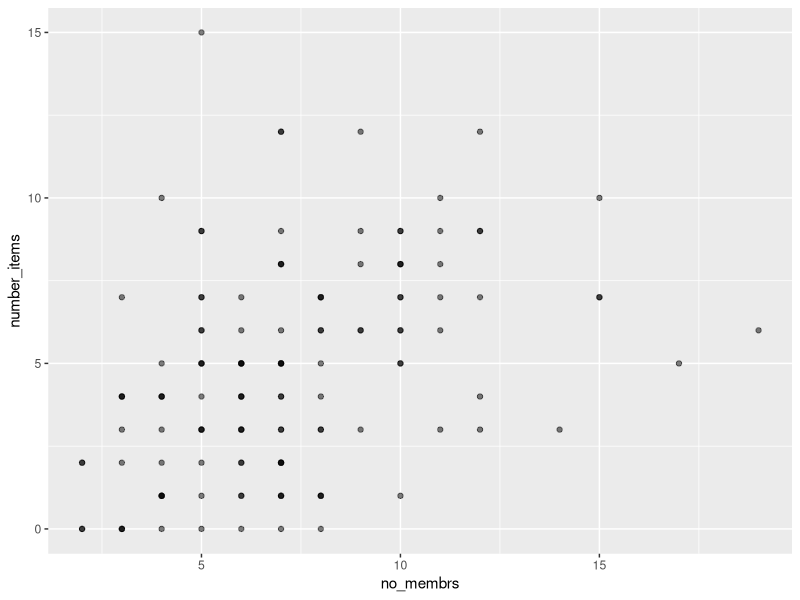
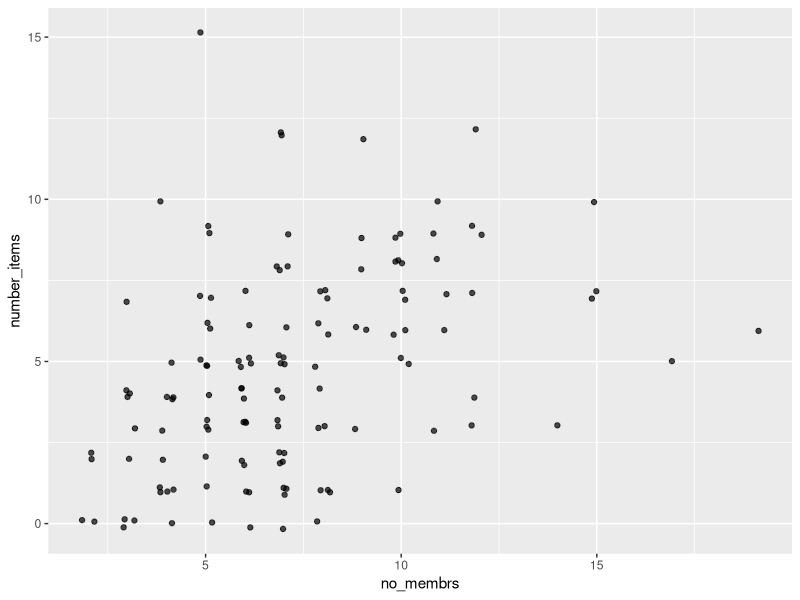
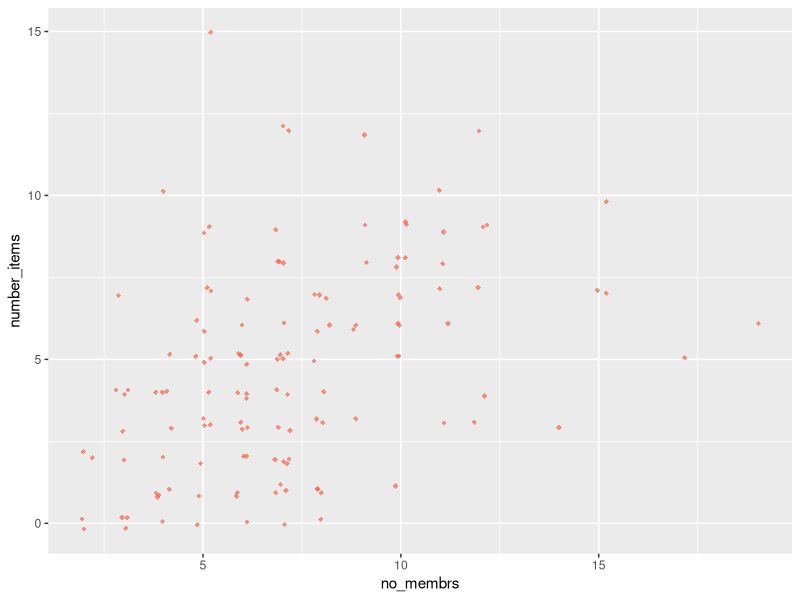

The R script that drew these images, in order: (Note: this script raises an error after producing the figures.)
# Coren Huff
# 2026-06-02
# Visualization with ggplot2


# Set up script -----------------------------------------------------------

library(tidyverse)

interviews_plotting <- read_csv("data/interviews-plotting.csv")

#structure of ggplot2
interviews_plotting |> 
  ggplot(mapping = aes(x = no_membrs, y = number_items)) +
  geom_point(alpha = 0.5)

#using a different geom 
interviews_plotting |> 
  ggplot(mapping = aes(x = no_membrs, y = number_items)) +
  geom_jitter(alpha = 0.7, 
              width = 0.2, 
              height = 0.2)

#mapping v setting

#setting color
interviews_plotting |> 
  ggplot(mapping = aes(x = no_membrs, y = number_items)) +
  geom_jitter(alpha = 0.7, 
              width = 0.2, 
              height = 0.2, 
              color = "tomato", 
              shape = 18)
  
#mapping color to the data
interviews_plotting |> 
  filter_out(is.na(memb_assoc)) |> 
  ggplot(mapping = aes(x = no_membrs, y = number_items,
                       color = village, 
                       shape = memb_assoc)) +
  geom_jitter(alpha = 0.7, 
              width = 0.2, 
              height = 0.2, 
              )

interviews_plotting |> 
  filter_out(is.na(memb_assoc)) |> 
  ggplot(mapping = aes(x = no_membrs, y = number_items)) +
  geom_jitter(aes(color = village, 
                  shape = memb_assoc), 
              alpha = 0.7, 
              width = 0.2, 
              height = 0.2) +
  scale_color_viridis_d(option = "mako")


interviews_plotting |> 
  ggplot(aes(x = respondent_wall_type, y = rooms)) + 
  geom_boxplot()

#investigate the plot 
interviews_plotting |> 
  count(respondent_wall_type)

interviews_plotting |> 
  filter(respondent_wall_type != 'cement') |> 
  ggplot(aes(x = respondent_wall_type, y = rooms)) + 
  geom_boxplot(outliers = FALSE) +
  geom_jitter(aes(color = village),
              width = 0.2, 
              height = 0)


interviews_plotting |> 
  ggplot(aes(y = fct_infreq(respondent_wall_type))) +  #can plot on x to make vertical
  geom_bar(aes(fill = village)) +
  labs(y = "Wall Type",
       x = NULL,
       fill = "Village") +
  theme_classic()

ggsave("fig/wall-type.png", height = 10, width = 5)
